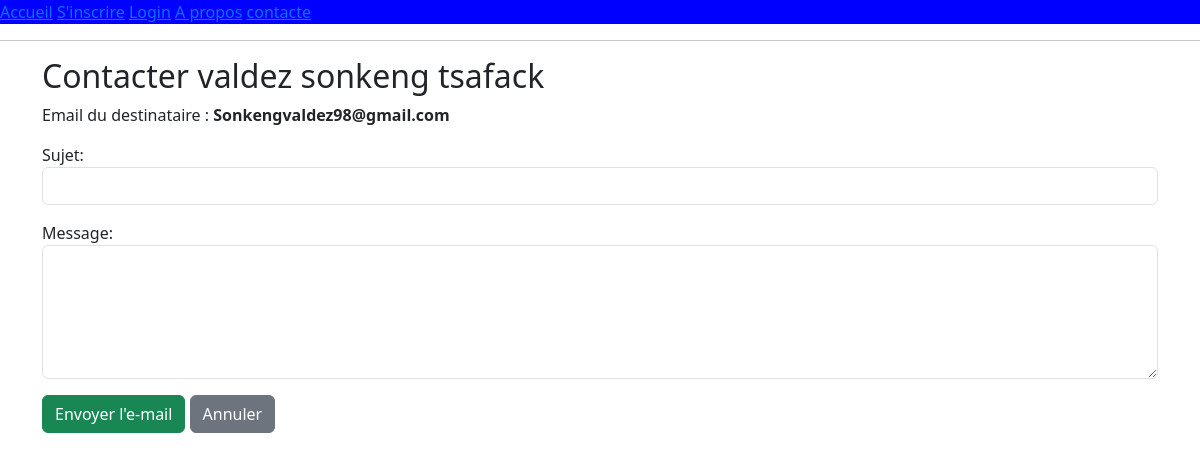
Screenshot of /contacter/15/ with the database file from the repository.
### members/models.py (models this page shows, shortened)
class Membre(models.Model):
    user = models.OneToOneField(User,on_delete=models.CASCADE, null=True, blank=True)
    STATUS_ACTIVITE=[
        ('actif', 'Àctif'),
        ('inactif', 'Inactif'),
        ('en_probation', 'En probation'),
        ('default', ''),
    ]
    nom = models.CharField(max_length=100)
    prenom = models.CharField(max_length=100)
    email = models.EmailField(unique=False)
    matricule= models.CharField(max_length=6,unique=True)
    status= models.CharField(max_length=20,choices=STATUS_ACTIVITE, default='default')
    cotisation = models.DecimalField(max_digits=10, decimal_places=2, default=0.00)

### members/views.py (the view)
# urls.py: path('contacter/<int:membre_id>/', views.contacter_membre, name='contacter_membre'),
def contacter_membre(request, membre_id):
    membre = get_object_or_404(Membre, id=membre_id)
    if request.method == 'POST':
        form = ContactMessageForm(request.POST)
        if form.is_valid():
            sujet = form.cleaned_data['sujet']
            corps = form.cleaned_data['message']
            expediteur = 'solidaritecameroun06@gmail.com'
            try:
                send_mail(sujet, corps, expediteur, [membre.email])
                messages.success(request, f"Message envoyé à {membre.prenom} !")
                return redirect('liste_membres')
            except Exception as e:
                messages.error(request, f"Erreur d'envoi : {e}")
    else:
        form = ContactMessageForm(initial={'sujet': ''})
    return render(request, 'members/contacter_membre.html', {'form': form, 'membre': membre})

### members/forms.py
class ContactMessageForm(forms.Form):
    sujet = forms.CharField(max_length=100, widget=forms.TextInput(attrs={'class': 'form-control'}))
    message = forms.CharField(widget=forms.Textarea(attrs={'class': 'form-control', 'rows': 5}))

### members/templates/members/contacter_membre.html (shortened to what this page needs)
{% extends 'members/accueil.html' %}
{% block content %}
<div class="container">
    <h2>Contacter {{ membre.prenom }} {{ membre.nom }}</h2>
    <p>Email du destinataire : <strong>{{ membre.email }}</strong></p>
    <form method="post">
        {{ form.as_p }}
        <button type="submit" class="btn btn-success">Envoyer l'e-mail</button>
        <a href="{% url 'liste_membres' %}" class="btn btn-secondary">Annuler</a>
    </form>
</div>
{% endblock %}

### rows the page displays
Membre: prenom "valdez", nom "sonkeng tsafack", email "Sonkengvaldez98@gmail.com"
